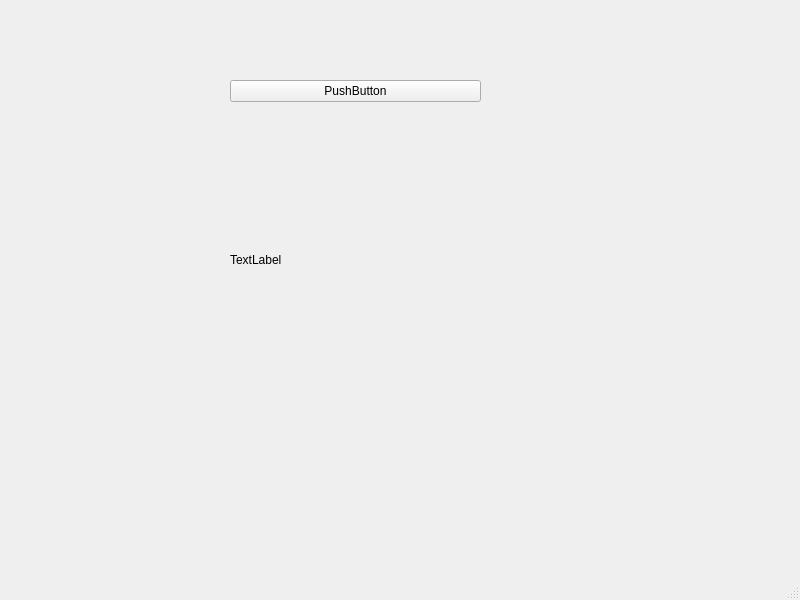
<?xml version="1.0" encoding="UTF-8"?>
<ui version="4.0">
 <class>MainWindow</class>
 <widget class="QMainWindow" name="MainWindow">
  <property name="geometry">
   <rect>
    <x>0</x>
    <y>0</y>
    <width>800</width>
    <height>600</height>
   </rect>
  </property>
  <property name="windowTitle">
   <string>MainWindow</string>
  </property>
  <widget class="QWidget" name="centralwidget">
   <widget class="QWidget" name="verticalLayoutWidget">
    <property name="geometry">
     <rect>
      <x>230</x>
      <y>80</y>
      <width>251</width>
      <height>331</height>
     </rect>
    </property>
    <layout class="QVBoxLayout" name="verticalLayout">
     <item>
      <widget class="QPushButton" name="pushButton">
       <property name="text">
        <string>PushButton</string>
       </property>
      </widget>
     </item>
     <item>
      <widget class="QLabel" name="label">
       <property name="sizePolicy">
        <sizepolicy hsizetype="Minimum" vsizetype="Minimum">
         <horstretch>0</horstretch>
         <verstretch>0</verstretch>
        </sizepolicy>
       </property>
       <property name="minimumSize">
        <size>
         <width>249</width>
         <height>297</height>
        </size>
       </property>
       <property name="text">
        <string>TextLabel</string>
       </property>
      </widget>
     </item>
    </layout>
   </widget>
  </widget>
  <widget class="QMenuBar" name="menubar">
   <property name="geometry">
    <rect>
     <x>0</x>
     <y>0</y>
     <width>800</width>
     <height>23</height>
    </rect>
   </property>
  </widget>
  <widget class="QStatusBar" name="statusbar"/>
 </widget>
 <resources/>
 <connections/>
</ui>
